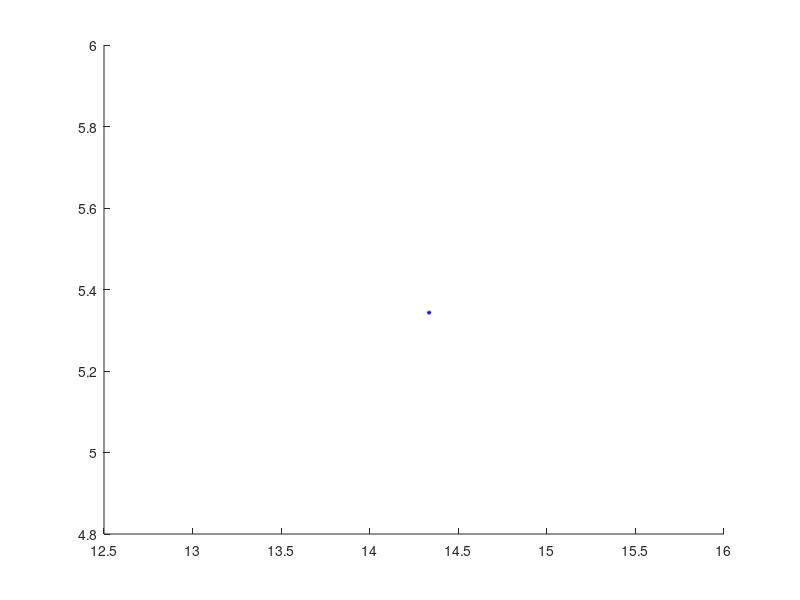

MATLAB code to generate this figure: (Note: this script raises an error after producing the figure.)



% tic; % timer
clear; clc; hold on;
i = 1; % iterator
b = 15; h = 15; % base & height
AP = [b/2 h/2]; % central AP
nSTAs = 4; % number of stations
P_tx = 21; % transmitted power by AP in dBm

draw = 1; % 1 - to plot the room, 0 - to not plot.

k = 5.25;       % attenuation of each wall
W = 0.1467;     % average number of traversed walls per meter
lambda = 2.06;  % attenuation factor
L_o = 54.1200;  % path loss intercept

NSS = 4; % SU spatial streams.
BW = 20; % bandwidth (MHz)

P_rx = zeros(nSTAs,1);         % initialize array received power
distance = zeros(nSTAs,1);     % initialize array distance
coordinates = zeros(nSTAs,2);  % initialize matrix coordinates 

while i <= nSTAs

    % random position generation of STAs
    j = 1;
    xSTA = rand * b; % x random position
    coordinates(i, j) = xSTA;
    j = 2;

    while j == 2
        ySTA = rand * h; % y random position
        coordinates(i, j) = ySTA;
        break;
    end

    if (draw == 1); plot(xSTA, ySTA, "*b", 'MarkerSize', 3); end % plots the STA

    distance(i) = distanceToAP(AP, coordinates(i, 1), coordinates(i, 2));
    P_rx(i) = STAPowerReceived(P_tx, distance(i), lambda, L_o, k, W); % received power

    %fprintf("--------------- STA number %d ---------------\n\n", i);
    %singleSTA_throughput(P_rx(i));

    i = i + 1;
end

distance = sort(distance,'ascend');
P_rx = sort(P_rx,'descend');
drawScenario(draw, b, h, P_rx, distance); 


time = 0;
MaxCycles = 1;
prob_err = 0.25;
DL_TxSTA = zeros(1, nSTAs);
UL_TxSTA = zeros(1, nSTAs);
SuccTx = zeros(1, nSTAs);
throughput = zeros(1, nSTAs);

length = 12e3; % data packet size (bits)

for i = 1:MaxCycles % TxtoSTA_1 ... TxtoSTA_N-1 TxtoSTA_N || TxtoSTA_1 ... TxtoSTA_N-1 TxtoSTA_N

    for j = 1:nSTAs
        % Ts = TxToSTA(j); % transmition time of each station
        [DL_TxSTA(j), UL_TxSTA(j)] = STATransmissionTime(nSTAs, NSS, BW, P_rx(j), length, distance(j));

        if (rand() < prob_err)
            SuccTx(j) = SuccTx(j) + 1; % successful transmissions/cycle in each STA
            % fprintf("The STA number %d had %d error(s)\n", j, SuccTx(j));
        end

        % time -> total time to transmit the packet to all STAs
        time = time + DL_TxSTA(j); % time addition
    end

end

% Throughput = TxSTA_i * L / suma (TxSTA_j, per tot j)

for i = 1:nSTAs
    throughput(i) = length * DL_TxSTA(i) / time;
    throughput(i) = throughput(i) / 1E6; % scale bps to Mbps
    fprintf("--- STA number %d --- \n", i);
    fprintf("Throughput = %.6f Mbps \n\n", throughput(i));

end

%fprintf("Uplink Transmission: %d seconds\n", UL_TxSTA);
% toc; % timer
